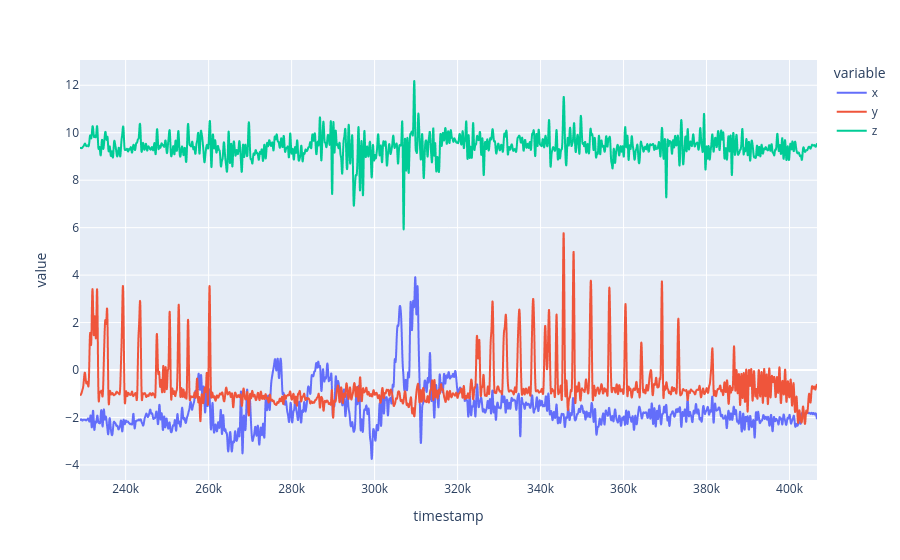

Notebook code cell kept with this figure:
### Code cell
px.line(accel.loc[start:])

### Figure 1 — Plotly figure (JSON) as saved in the notebook; plotly's stock layout.template omitted (floating-point values rounded to 4 significant figures; data arrays with more than 128 entries replaced by an {"elided": "..."} marker saying what was removed)
{"data": [{"hovertemplate": "variable=x<br>timestamp=%{x}<br>value=%{y}<extra></extra>", "legendgroup": "x", "line": {"color": "#636efa", "dash": "solid"}, "marker": {"symbol": "circle"}, "mode": "lines", "name": "x", "showlegend": true, "type": "scattergl", "x": {"elided": "17697 int values"}, "xaxis": "x", "y": {"elided": "17697 float values"}, "yaxis": "y"}, {"hovertemplate": "variable=y<br>timestamp=%{x}<br>value=%{y}<extra></extra>", "legendgroup": "y", "line": {"color": "#EF553B", "dash": "solid"}, "marker": {"symbol": "circle"}, "mode": "lines", "name": "y", "showlegend": true, "type": "scattergl", "x": {"elided": "17697 int values"}, "xaxis": "x", "y": {"elided": "17697 float values"}, "yaxis": "y"}, {"hovertemplate": "variable=z<br>timestamp=%{x}<br>value=%{y}<extra></extra>", "legendgroup": "z", "line": {"color": "#00cc96", "dash": "solid"}, "marker": {"symbol": "circle"}, "mode": "lines", "name": "z", "showlegend": true, "type": "scattergl", "x": {"elided": "17697 int values"}, "xaxis": "x", "y": {"elided": "17697 float values"}, "yaxis": "y"}], "layout": {"legend": {"title": {"text": "variable"}, "tracegroupgap": 0}, "margin": {"t": 60}, "xaxis": {"anchor": "y", "domain": [0, 1], "title": {"text": "timestamp"}}, "yaxis": {"anchor": "x", "domain": [0, 1], "title": {"text": "value"}}}}
